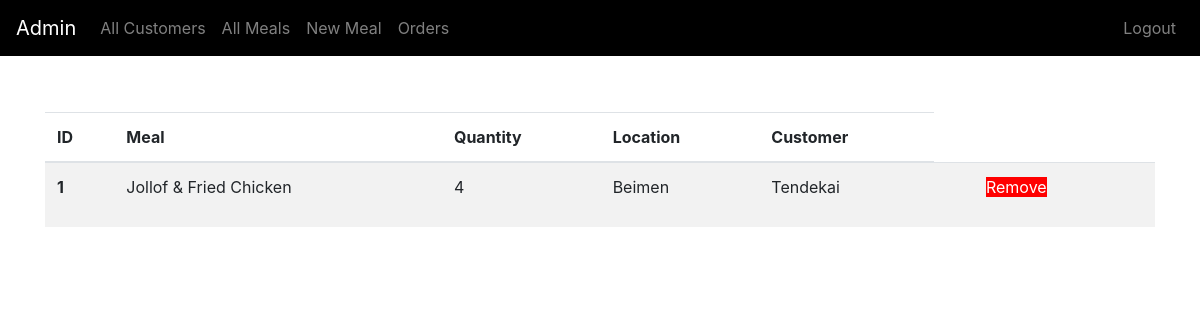
Page /admin/orders on the committed database.
### my_app/models.py (models this page shows, shortened)
class Orders(db.Model):
    id = db.Column(db.Integer, primary_key=True)
    meal = db.Column(db.String(50), nullable=False, unique=False)
    quantity = db.Column(db.String(20), unique=False, nullable=False)
    location = db.Column(db.String(50), unique=False, nullable=False)
    customer = db.Column(db.String(50), unique=False, nullable=False)

### my_app/routes.py (the view)
@app.route('/admin/orders')
def orders():
    order = Orders.query.all()
    return render_template('admin/orders.html', order=order)

### my_app/templates/admin/orders.html
{% extends 'admin/_layout.html' %}
{% block body %}
  <table class="table table-striped">
    <thead>
      <tr>
        <th scope="col">ID</th>
        <th scope="col">Meal</th>
        <th scope="col">Quantity</th>
        <th scope="col">Location</th>
        <th scope="col">Customer</th>
      </tr>
    </thead>
    <tbody>
      {% for order in order %}
      <tr>
        <th scope="row">{{ order.id }}</th>
        <td>{{order.meal}}</td>
        <td>{{order.quantity}}</td>
        <td>{{order.location}}</td>
        <td>{{order.customer}}</td>
        <td>
            <ul>
              <li><a class="delete-link" href="{{ url_for('remove_order', order_id=order.id)}}">Remove</a></a></li>
            </ul>
        </td>
      </tr>
      {% endfor %}
    </tbody>
  </table>
{% endblock %}

### my_app/static/css/admin_style.css (style rules this page uses)
.table-striped ul li { display: inline-block; padding-right: 3px; text-decoration: none; }
.table-striped ul li .delete-link { background-color: red; color: white; text-decoration: none; }

### rows in the picture
Orders: id "1", meal "Jollof & Fried Chicken", quantity "4", location "Beimen", customer "Tendekai"
